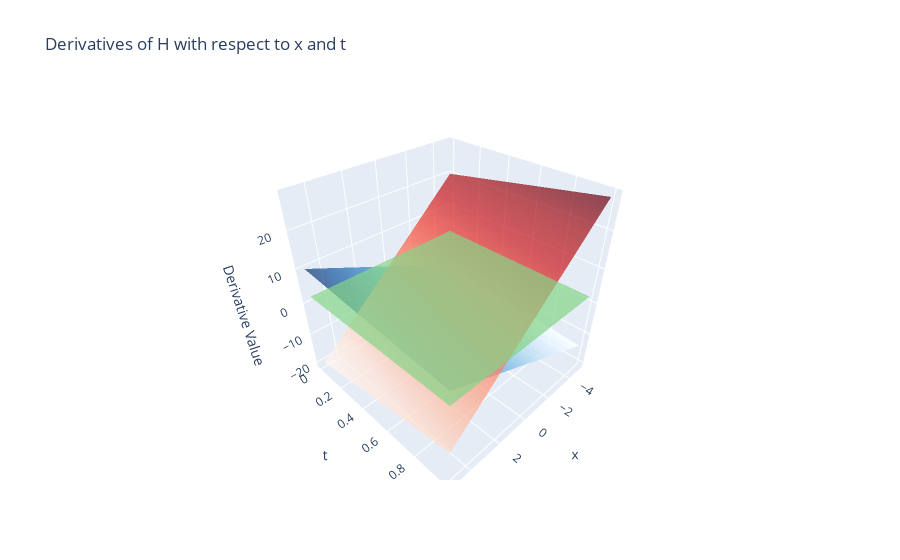

Here is the notebook cell this chart was saved with:
### Code cell
import plotly.graph_objs as go

startC = 0.0
endC = 2.0


def plot_derivatives_plotly():
    x = jnp.linspace(-5, 5, 100)
    t = jnp.linspace(0, 1, 100)
    X, T = jnp.meshgrid(x, t)

    # Compute derivatives on the grid
    dH_dx_grid = jax.vmap(lambda t_: jax.vmap(lambda x_: dH_dx(x_, t_, startC, endC))(x))(t)
    dH_dt_grid = jax.vmap(lambda t_: jax.vmap(lambda x_: dH_dt(x_, t_, startC, endC))(x))(t)
    dx_dt_grid = jax.vmap(lambda t_: jax.vmap(lambda x_: dx_dt(x_, t_, startC, endC))(x))(t)

    fig = go.Figure()

    fig.add_trace(go.Surface(z=dH_dx_grid, x=X, y=T, colorscale='Blues', opacity=0.7, name='dH/dx', showscale=False))
    fig.add_trace(go.Surface(z=dH_dt_grid, x=X, y=T, colorscale='Reds', opacity=0.7, name='dH/dt', showscale=False))
    fig.add_trace(go.Surface(z=dx_dt_grid, x=X, y=T, colorscale='Greens', opacity=0.7, name='dx/dt', showscale=False))

    fig.update_layout(
        title='Derivatives of H with respect to x and t',
        scene=dict(
            xaxis_title='x',
            yaxis_title='t',
            zaxis_title='Derivative Value'
        ),
        legend=dict(itemsizing='constant')
    )
    fig.show()

plot_derivatives_plotly()

### Figure 1 — Plotly figure (JSON) as saved in the notebook; plotly's stock layout.template omitted (floating-point values rounded to 4 significant figures; data arrays with more than 128 entries replaced by an {"elided": "..."} marker saying what was removed)
{"data": [{"colorscale": [[0, "rgb(247,251,255)"], [0.125, "rgb(222,235,247)"], [0.25, "rgb(198,219,239)"], [0.375, "rgb(158,202,225)"], [0.5, "rgb(107,174,214)"], [0.625, "rgb(66,146,198)"], [0.75, "rgb(33,113,181)"], [0.875, "rgb(8,81,156)"], [1, "rgb(8,48,107)"]], "name": "dH/dx", "opacity": 0.7, "showscale": false, "type": "surface", "x": {"elided": "100x100 float values"}, "y": {"elided": "100x100 float values"}, "z": {"elided": "100x100 float values"}}, {"colorscale": [[0, "rgb(255,245,240)"], [0.125, "rgb(254,224,210)"], [0.25, "rgb(252,187,161)"], [0.375, "rgb(252,146,114)"], [0.5, "rgb(251,106,74)"], [0.625, "rgb(239,59,44)"], [0.75, "rgb(203,24,29)"], [0.875, "rgb(165,15,21)"], [1, "rgb(103,0,13)"]], "name": "dH/dt", "opacity": 0.7, "showscale": false, "type": "surface", "x": {"elided": "100x100 float values"}, "y": {"elided": "100x100 float values"}, "z": {"elided": "100x100 float values"}}, {"colorscale": [[0, "rgb(247,252,245)"], [0.125, "rgb(229,245,224)"], [0.25, "rgb(199,233,192)"], [0.375, "rgb(161,217,155)"], [0.5, "rgb(116,196,118)"], [0.625, "rgb(65,171,93)"], [0.75, "rgb(35,139,69)"], [0.875, "rgb(0,109,44)"], [1, "rgb(0,68,27)"]], "name": "dx/dt", "opacity": 0.7, "showscale": false, "type": "surface", "x": {"elided": "100x100 float values"}, "y": {"elided": "100x100 float values"}, "z": {"elided": "100x100 float values"}}], "layout": {"legend": {"itemsizing": "constant"}, "scene": {"xaxis": {"title": {"text": "x"}}, "yaxis": {"title": {"text": "t"}}, "zaxis": {"title": {"text": "Derivative Value"}}}, "title": {"text": "Derivatives of H with respect to x and t"}}}
